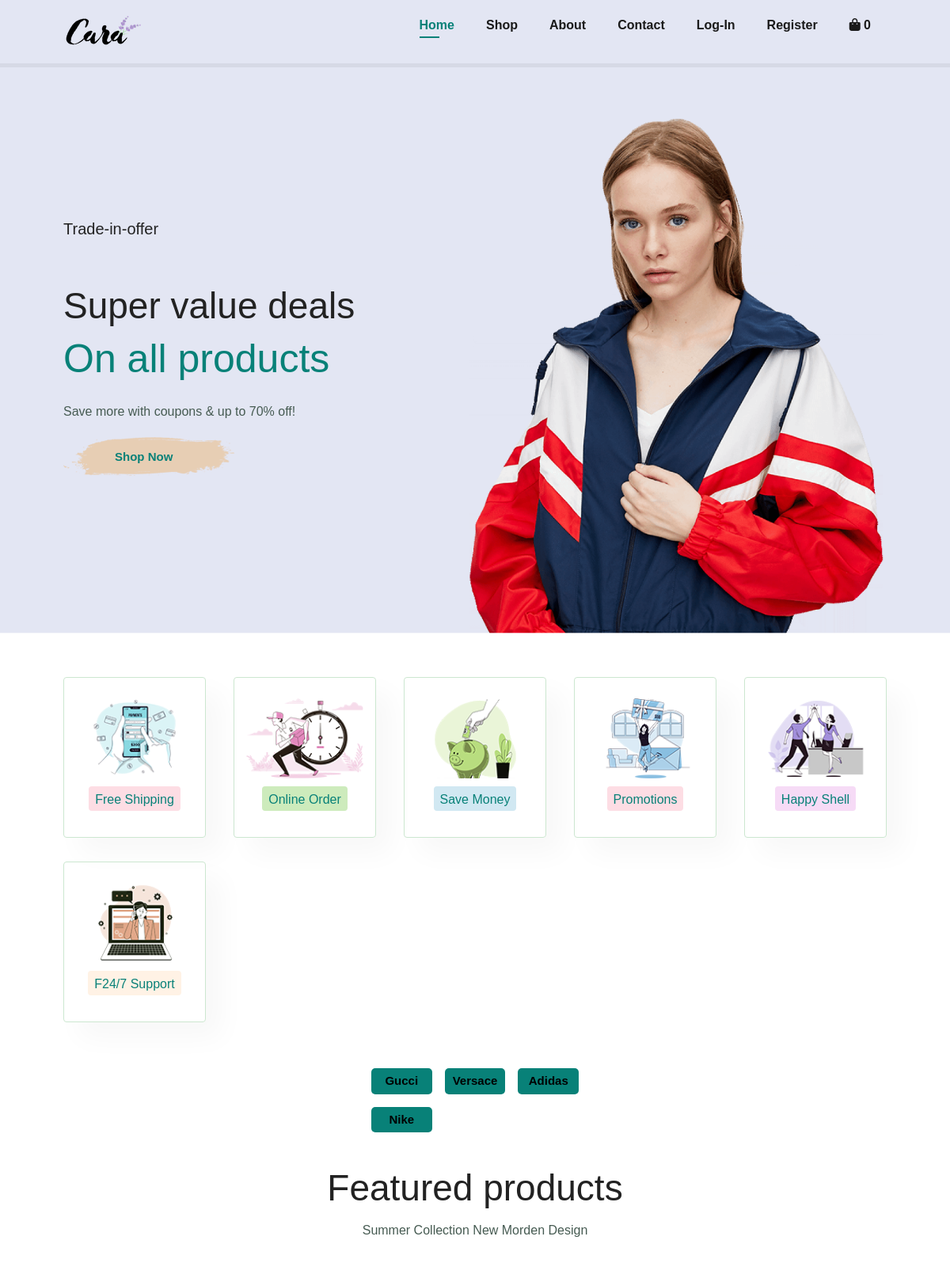
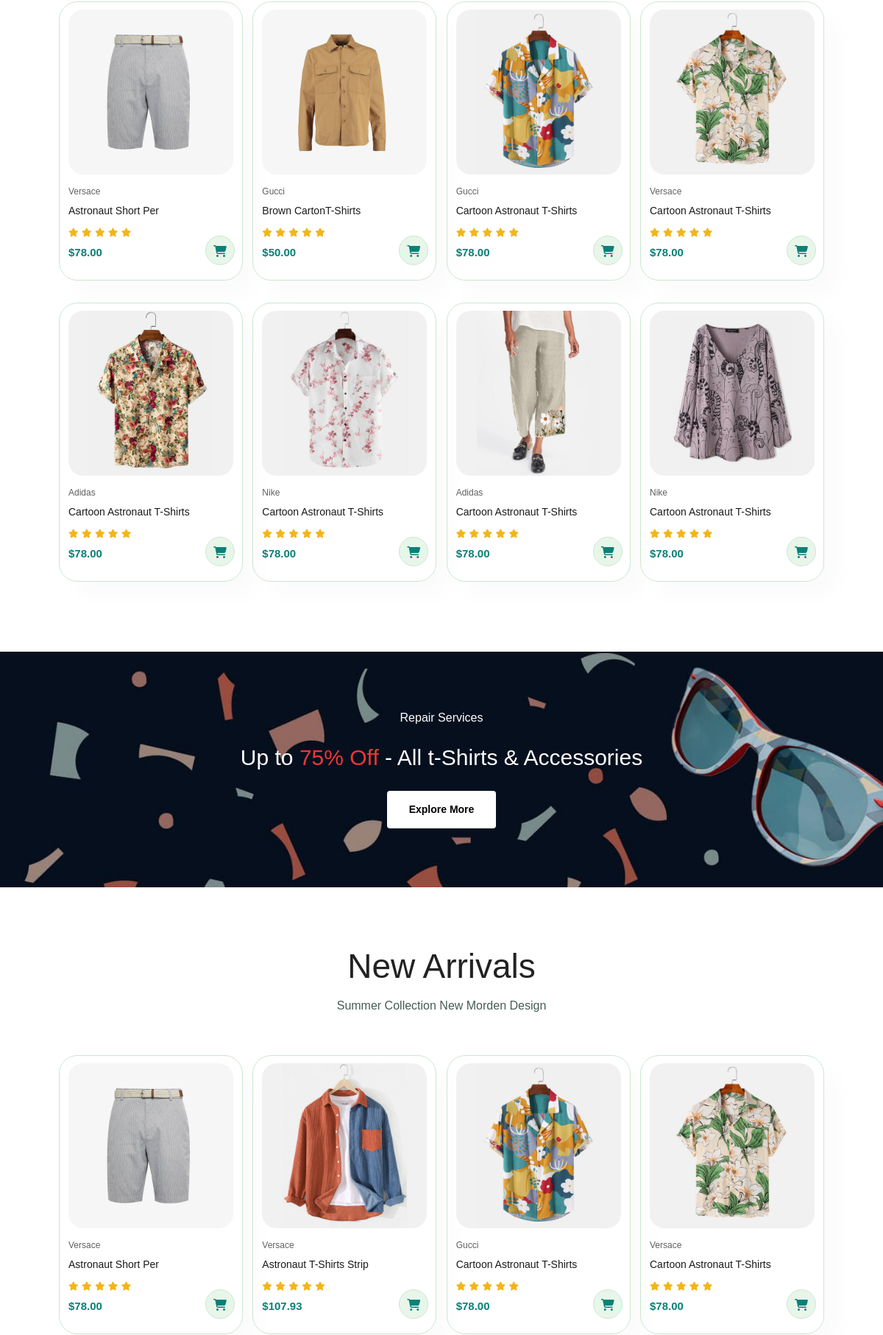
The page / (upper part) on the database its author committed (2 pictures, top to bottom).
### tables this page shows
CREATE TABLE `categories` (
  `category_id` tinyint(4) NOT NULL,
  `title` varchar(30) NOT NULL,
  `description` text NOT NULL
);

CREATE TABLE `products` (
  `product_id` int(11) NOT NULL,
  `name` varchar(30) NOT NULL,
  `thumbnail` varchar(30) NOT NULL,
  `description` text NOT NULL,
  `price` decimal(10,2) NOT NULL,
  `category_id` tinyint(4) NOT NULL,
  `is_featured` tinyint(1) UNSIGNED NOT NULL DEFAULT 1 COMMENT '0 = yes, 1 = no',
  `is_new` tinyint(1) UNSIGNED NOT NULL DEFAULT 1 COMMENT '0 = yes, 1 = no'
);

### src/Controllers/MainController.php (called while the page is built, shortened)
<?php
class MainController
{
    public function execute(): void
    {
        $productModel = new Product();
        $featuredProducts = $productModel->getFeaturedProducts(8);
        $newProducts = $productModel->getNewProducts(8);
        $product = new Product();
        $categories = $product->getCategories();
        require_once __DIR__ . '/../Views/Main/home.php';
    }
}
?>

### src/App/Router.php (called while the page is built, shortened)
<?php
class Router
{
    private array $handlers;
    private function addHandler(string $method, string $path, $handler): void
    {
        $this->handlers[$method . $path] = [
            'path' => $path,
            'method' => $method,
            'handler' => $handler,
        ];
    }
    public function run()
    {
        $requestUri = parse_url($_SERVER['REQUEST_URI']);
        $requestPath = $requestUri['path'];
        $method = $_SERVER['REQUEST_METHOD'];
        $callback = null;
        foreach ($this->handlers as $handler){
            if ($handler['path'] === $requestPath && $method === $handler['method']){
                $callback = $handler['handler'];
            }
        }
        if(is_string($callback)){
            $parts = explode('::', $callback);
            if (is_array($parts)){
                $className = array_shift(array:$parts);
                $handler = new $className;
                $method = array_shift(array: $parts);
                $callback = [$handler, $method];
            }
        }
        call_user_func_array($callback, [
            array_merge($_GET, $_POST)
        ]);
    }
}

### index.php (called while the page is built, shortened)
<?php
require_once __DIR__ . "/config/database.php";
$router = new Router();
$router->get(path: BASE_URL, handler:MainController::class . '::execute');
$router->get(path: BASE_URL . 'about', handler: MainController::class . '::showAboutPage');
$router->get(path: BASE_URL . 'contact', handler: MainController::class . '::showContactPage');
$router->get(path: BASE_URL . 'product', handler: ProductController::class . '::execute');
$router->get(path: BASE_URL . 'product/add', handler: ProductController::class . '::showAddProductForm');
$router->post(path: BASE_URL . 'product/add', handler: ProductController::class . '::addProduct');
$router->get(path: BASE_URL . 'product/update', handler: ProductController::class . '::showUpdateProductForm');
$router->post(path: BASE_URL . 'product/update', handler: ProductController::class . '::UpdateProduct');
$router->get(path: BASE_URL . 'product/details', handler: ProductController::class . '::showProductDetails');
$router->post(path: BASE_URL . 'product/review', handler: ProductController::class . '::addReview');
$router->get(path: BASE_URL . 'product/all-reviews', handler: ProductController::class . '::showReviewPage');
$router->get(path: BASE_URL . 'product/search', handler: ProductController::class. '::userSearch');
$router->get(path: BASE_URL . 'product/category', handler: ProductController::class . '::showCategoryProduct');
$router->get(path: BASE_URL . 'register', handler: UserController::class . '::showUserRegisterForm');
$router->post(path: BASE_URL . 'register/add', handler: UserController::class . '::registerUser');
$router->get(path: BASE_URL . 'login', handler: UserController::class . '::showUserLoginForm');
$router->get(path: BASE_URL . 'logout', handler: UserController::class . '::logoutUser');
$router->post(path: BASE_URL . 'login/add', handler: UserController::class . '::loginUser');
$router->get(path: BASE_URL . 'cart', handler: CartController::class . '::execute');
$router->post(path: BASE_URL . 'cart/add', handler: CartController::class . '::addProductToCart');
$router->get(path: BASE_URL . 'cart/remove', handler: CartController::class . '::removeCartItem');
$router->get(path: BASE_URL . 'cart/checkout', handler: CartController::class . '::showCheckoutpage');
$router->post(path: BASE_URL . 'cart/process-checkout', handler: CartController::class . '::processCheckout');
$router->get(path: BASE_URL . 'cart/success', handler: OrderController::class . '::showSuccessPage');
$router->get(path: BASE_URL . 'cart/confirm-page', handler: OrderController::class . '::showConfirmPage');
$router->post(path: BASE_URL . 'cart/confirm-paid', handler: OrderController::class . '::confirmPaid');
$router->get(path: BASE_URL . 'admin', handler: AdminController::class . '::execute');
$router->get(path: BASE_URL . 'admin/add', handler: AdminController::class . '::showAddAdminForm');
$router->post(path: BASE_URL . 'admin/addAdmin', handler: AdminController::class . '::addAdmin');
$router->get(path: BASE_URL . 'admin/paidOrders', handler: AdminController::class . '::showPaidOrders');
$router->get(path: BASE_URL . 'admin/remove', handler: AdminController::class . '::removeUsers');
$router->get(path: BASE_URL . 'admin/categories', handler: AdminController::class . '::showCategories');
$router->get(path: BASE_URL . 'admin/category-form', handler: AdminController::class . '::showCategoryForm');
$router->post(path: BASE_URL . 'admin/categories/add', handler: AdminController::class . '::addCategories');
$router->get(path: BASE_URL . 'admin/categories/update', handler: AdminController::class . '::showUpdateCategoryForm');
$router->post(path: BASE_URL . 'admin/categories/update', handler: AdminController::class . '::updateCategories');
$router->get(path: BASE_URL . 'admin/categories/remove', handler: AdminController::class . '::removeCategories');
$router->get(path: BASE_URL . 'admin/products', handler: AdminController::class . '::showProductTable');
$router->get(path: BASE_URL . 'admin/products/remove', handler: AdminController::class . '::removeProducts');
$router->get(path: BASE_URL . 'admin/products/search', handler: AdminController::class . '::adminSearch');
$router->addNotFoundHandler(function () {
    require_once __DIR__ . '/src/Views/templates/404.php';
});
$router->run();
?>

### src/Models/Database.php (called while the page is built, shortened)
<?php
class Database
{
    protected $pdo;
    public function __construct()
    {
        $configPath = __DIR__ . '/../../config/database.php';
        try{
            $config = require $configPath;
            $dsn = "mysql:host={$config['host']};dbname={$config['dbname']}";
            $this->pdo = new \PDO($dsn, $config['username'], $config['password']);
            $this->pdo->setAttribute(\PDO::ATTR_ERRMODE, \PDO::ERRMODE_EXCEPTION);
        } catch (\PDOException $e) {
            die('<p class="error">Connection failed: ' . $e->getMessage() . '</p>');
            return null;
        }
    }
    public function fetchAll($query, $params = []): array
    {
        try {
            $stmt = $this->pdo->prepare($query);
            $stmt->execute($params);
            return $stmt->fetchAll(\PDO::FETCH_OBJ);
        } catch (\PDOException $e) {
            die('<p class="error">Query failed: ' . $e->getMessage() . '</p>');
            return null;
        }
    }
}
?>

### config/database.php (called while the page is built)
<?php
return [
    'host' => 'localhost',
    'dbname' => 'online_shop',
    'username' => 'applw',
    'password' => 'apple@22',
];
?>

### src/Models/Product.php (called while the page is built, shortened)
<?php
class Product
{
    protected $db;
    public function __construct()
    {
        $this->db = new Database();
    }
    public function getCategories(): array
    {
        $query = "SELECT * FROM categories";
        $categories = $this->db->fetchAll($query);
        return $categories;
    }
    public function getFeaturedProducts($limit = 8): array
    {
        $query = "SELECT p.*, c.title as category_title
          FROM products p
          JOIN categories c ON p.category_id = c.category_id
          WHERE p.is_featured = 0 ORDER BY p.name ASC
          LIMIT 8";
        $featuredProducts = $this->db->fetchAll($query);
        return $featuredProducts;
    }
    public function getNewProducts($limit = 8): array
    {
        $query = "SELECT p.*, c.title as category_title
          FROM products p
          JOIN categories c ON p.category_id = c.category_id
          WHERE p.is_new = 0 ORDER BY p.name ASC
          LIMIT 8";
        $newProducts = $this->db->fetchAll($query);
        return $newProducts;
    }
}

### src/Views/Main/home.php (the view, shortened to what this page needs)
<?php
require_once __DIR__ . '/../templates/header.php';
require_once __DIR__ . '/../templates/navigation.php';
?>
<section id="hero">
    <h4>Trade-in-offer</h4>
    <h2>Super value deals</h2>
    <h1>On all products</h1>
    <p>Save more with coupons & up to 70% off!</p>
    <button>Shop Now</button>
</section>
<section id="feature" class="section-p1">
    <div class="fe-box">
        <img src="/Online-shop/public/images/features/f1.png" alt="">
        <h6>Free Shipping</h6>
    </div>
    <div class="fe-box">
        <img src="/Online-shop/public/images/features/f2.png" alt="">
        <h6>Online Order</h6>
    </div>
    <div class="fe-box">
        <img src="/Online-shop/public/images/features/f3.png" alt="">
        <h6>Save Money</h6>
    </div>
    <div class="fe-box">
        <img src="/Online-shop/public/images/features/f4.png" alt="">
        <h6>Promotions</h6>
    </div>
    <div class="fe-box">
        <img src="/Online-shop/public/images/features/f5.png" alt="">
        <h6>Happy Shell</h6>
    </div>
    <div class="fe-box">
        <img src="/Online-shop/public/images/features/f6.png" alt="">
        <h6>F24/7 Support</h6>
    </div>
</section>
<?php require_once __DIR__ . '/../templates/category.php'; ?>
<section id="product1" class="section-p1">
    <h2>Featured products</h2>
    <p>Summer Collection New Morden Design</p>
    <div class="pro-container">
        <?php foreach ($featuredProducts as $product) : ?>
            <div class="pro" onclick="window.location.href='<?= BASE_URL ?>product/details?id=<?php echo $product->product_id; ?>';">
                <img src="<?php echo BASE_URL . 'public/db-img/' . basename($product->thumbnail); ?>" alt="">
                <div class="des">
                    <span><?php echo $product->category_title; ?></span>
                    <h5><?php echo $product->name; ?></h5>
                    <div class="star">
                        <i class="fas fa-star"></i>
                        <i class="fas fa-star"></i>
                        <i class="fas fa-star"></i>
                        <i class="fas fa-star"></i>
                        <i class="fas fa-star"></i>
                    </div>
                    <h4>$<?php echo $product->price; ?></h4>
                </div>
                <a href="#"><i class="fa-solid fa-cart-shopping cart"></i></a>
            </div>
        <?php endforeach; ?>
    </div>
</section>
<section id="banner" class="section-m1">
    <h4>Repair Services</h4>
    <h2>Up to <span>75% Off</span> - All t-Shirts & Accessories</h2>
    <button class="normal">Explore More</button>
</section>
<section id="product1" class="section-p1">
    <h2>New Arrivals</h2>
    <p>Summer Collection New Morden Design</p>
    <div class="pro-container">
        <?php foreach ($newProducts as $products) : ?>
            <div class="pro" onclick="window.location.href='<?= BASE_URL ?>product/details?id=<?php echo $products->product_id; ?>';">
                <img src="<?php echo BASE_URL . 'public/db-img/' . basename($products->thumbnail); ?>" alt="">
                <div class="des">
                    <span><?php echo $products->category_title; ?></span>
                    <h5><?php echo $products->name; ?></h5>
                    <div class="star">
                        <i class="fas fa-star"></i>
                        <i class="fas fa-star"></i>
                        <i class="fas fa-star"></i>
                        <i class="fas fa-star"></i>
                        <i class="fas fa-star"></i>
                    </div>
                    <h4>$<?php echo $products->price; ?></h4>
                </div>
                <a href="#"><i class="fa-solid fa-cart-shopping cart"></i></a>
            </div>
        <?php endforeach; ?>
    </div>
</section>
<?php
require_once __DIR__ . '/../templates/footer.php';
?>

### src/Views/templates/category.php
<section id="category-main" class="padding-all">
    <div class="category-container">
        <?php foreach ($categories as $category) : ?>
            <a href="<?= BASE_URL ?>product/category?category_id=<?= $category->category_id ?>" class="category-button">
                <?= $category->title ?>
            </a>
        <?php endforeach; ?>
    </div>
</section>

### rows shown on the page
categories: title "Gucci"
categories: title "Versace"
categories: title "Adidas"
categories: title "Nike"
products: thumbnail (picture), category.title "Versace", name "Astronaut Short Per", price "78.00"
products: thumbnail (picture), category.title "Gucci", name "Brown CartonT-Shirts", price "50.00"
products: thumbnail (picture), category.title "Gucci", name "Cartoon Astronaut T-Shirts", price "78.00"
products: thumbnail (picture), category.title "Versace", name "Cartoon Astronaut T-Shirts", price "78.00"
products: thumbnail (picture), category.title "Adidas", name "Cartoon Astronaut T-Shirts", price "78.00"
products: thumbnail (picture), category.title "Nike", name "Cartoon Astronaut T-Shirts", price "78.00"
products: thumbnail (picture), category.title "Adidas", name "Cartoon Astronaut T-Shirts", price "78.00"
products: thumbnail (picture), category.title "Nike", name "Cartoon Astronaut T-Shirts", price "78.00"
products: thumbnail (picture), category.title "Versace", name "Astronaut T-Shirts Strip", price "107.93"

### other values the page prints
$cartCount "0"
